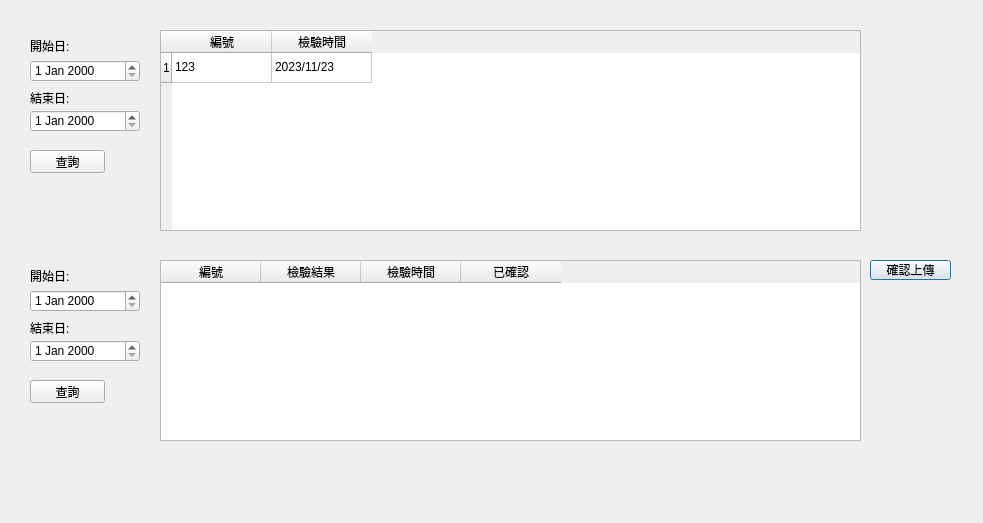
<?xml version="1.0" encoding="UTF-8"?>
<ui version="4.0">
 <class>dialog</class>
 <widget class="QDialog" name="dialog">
  <property name="geometry">
   <rect>
    <x>0</x>
    <y>0</y>
    <width>983</width>
    <height>523</height>
   </rect>
  </property>
  <property name="windowTitle">
   <string>G1200</string>
  </property>
  <widget class="QTableWidget" name="testsTable">
   <property name="geometry">
    <rect>
     <x>160</x>
     <y>30</y>
     <width>701</width>
     <height>201</height>
    </rect>
   </property>
   <property name="rowCount">
    <number>1</number>
   </property>
   <property name="columnCount">
    <number>2</number>
   </property>
   <row>
    <property name="text">
     <string>1</string>
    </property>
   </row>
   <column>
    <property name="text">
     <string>編號</string>
    </property>
   </column>
   <column>
    <property name="text">
     <string>檢驗時間</string>
    </property>
   </column>
   <item row="0" column="0">
    <property name="text">
     <string>123</string>
    </property>
   </item>
   <item row="0" column="1">
    <property name="text">
     <string>2023/11/23</string>
    </property>
   </item>
  </widget>
  <widget class="QPushButton" name="confirmBtn">
   <property name="geometry">
    <rect>
     <x>870</x>
     <y>260</y>
     <width>81</width>
     <height>20</height>
    </rect>
   </property>
   <property name="text">
    <string>確認上傳</string>
   </property>
  </widget>
  <widget class="QDateEdit" name="resultsStartDate">
   <property name="geometry">
    <rect>
     <x>30</x>
     <y>290</y>
     <width>110</width>
     <height>22</height>
    </rect>
   </property>
  </widget>
  <widget class="QDateEdit" name="resultEndDate">
   <property name="geometry">
    <rect>
     <x>30</x>
     <y>340</y>
     <width>110</width>
     <height>22</height>
    </rect>
   </property>
  </widget>
  <widget class="QLabel" name="label">
   <property name="geometry">
    <rect>
     <x>30</x>
     <y>270</y>
     <width>47</width>
     <height>12</height>
    </rect>
   </property>
   <property name="text">
    <string>開始日:</string>
   </property>
  </widget>
  <widget class="QLabel" name="label_2">
   <property name="geometry">
    <rect>
     <x>30</x>
     <y>320</y>
     <width>47</width>
     <height>16</height>
    </rect>
   </property>
   <property name="text">
    <string>結束日:</string>
   </property>
  </widget>
  <widget class="QPushButton" name="searchResults">
   <property name="geometry">
    <rect>
     <x>30</x>
     <y>380</y>
     <width>75</width>
     <height>23</height>
    </rect>
   </property>
   <property name="text">
    <string>查詢</string>
   </property>
  </widget>
  <widget class="QDateEdit" name="testsStartDate">
   <property name="geometry">
    <rect>
     <x>30</x>
     <y>60</y>
     <width>110</width>
     <height>22</height>
    </rect>
   </property>
  </widget>
  <widget class="QPushButton" name="searchTests">
   <property name="geometry">
    <rect>
     <x>30</x>
     <y>150</y>
     <width>75</width>
     <height>23</height>
    </rect>
   </property>
   <property name="cursor">
    <cursorShape>PointingHandCursor</cursorShape>
   </property>
   <property name="text">
    <string>查詢</string>
   </property>
   <property name="checkable">
    <bool>false</bool>
   </property>
   <property name="checked">
    <bool>false</bool>
   </property>
  </widget>
  <widget class="QDateEdit" name="testsEndDate">
   <property name="geometry">
    <rect>
     <x>30</x>
     <y>110</y>
     <width>110</width>
     <height>22</height>
    </rect>
   </property>
  </widget>
  <widget class="QLabel" name="label_3">
   <property name="geometry">
    <rect>
     <x>30</x>
     <y>40</y>
     <width>47</width>
     <height>12</height>
    </rect>
   </property>
   <property name="text">
    <string>開始日:</string>
   </property>
  </widget>
  <widget class="QLabel" name="label_4">
   <property name="geometry">
    <rect>
     <x>30</x>
     <y>90</y>
     <width>47</width>
     <height>16</height>
    </rect>
   </property>
   <property name="text">
    <string>結束日:</string>
   </property>
  </widget>
  <widget class="QTableWidget" name="resultsTable">
   <property name="geometry">
    <rect>
     <x>160</x>
     <y>260</y>
     <width>701</width>
     <height>181</height>
    </rect>
   </property>
   <column>
    <property name="text">
     <string>編號</string>
    </property>
   </column>
   <column>
    <property name="text">
     <string>檢驗結果</string>
    </property>
   </column>
   <column>
    <property name="text">
     <string>檢驗時間</string>
    </property>
   </column>
   <column>
    <property name="text">
     <string>已確認</string>
    </property>
   </column>
  </widget>
 </widget>
 <resources/>
 <connections/>
</ui>
